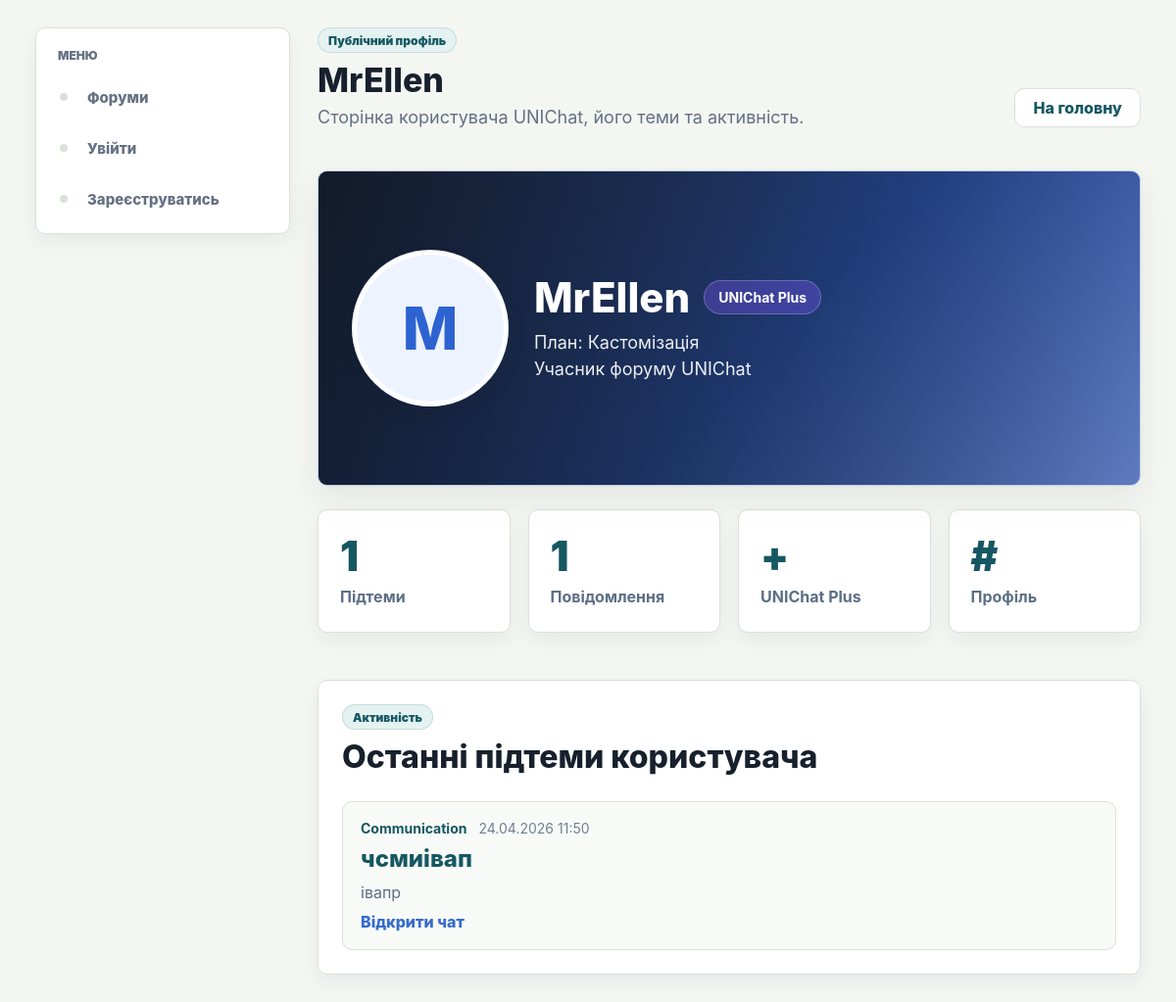
The page /user/MrEllen/ on the database its author committed.
### myapp/models.py (models this page shows, shortened)
class UserProfile(models.Model):
    user = models.OneToOneField(User, on_delete=models.CASCADE, related_name="forum_profile")
    is_plus = models.BooleanField(default=False, verbose_name="UNIChat Plus")
    plus_plan = models.CharField(max_length=150, blank=True, default="", verbose_name="Тариф")
    avatar_url = models.URLField(blank=True, default="", verbose_name="Фото профілю старе")
    live_photo_url = models.URLField(blank=True, default="", verbose_name="Live photo старе")
    avatar_file = models.FileField(
        upload_to="profile/avatars/",
        blank=True,
        null=True,
        verbose_name="Файл фото профілю"
    )
    live_photo_file = models.FileField(
        upload_to="profile/live_photos/",
        blank=True,
        null=True,
        verbose_name="Live background"
    )
    song_file = models.FileField(
        upload_to="profile/songs/",
        blank=True,
        null=True,
        verbose_name="Файл пісні"
    )
    favorite_song = models.CharField(max_length=255, blank=True, default="", verbose_name="Назва пісні")
    updated_at = models.DateTimeField(auto_now=True, verbose_name="Оновлено")
    class Meta:
        verbose_name = "Профіль користувача"
        verbose_name_plural = "Профілі користувачів"

class Post(models.Model):
    category = models.ForeignKey(
        Category,
        on_delete=models.CASCADE,
        related_name="posts",
        verbose_name="Основна тема"
    )
    author = models.ForeignKey(
        User,
        on_delete=models.SET_NULL,
        null=True,
        blank=True,
        related_name="forum_topics",
        verbose_name="Користувач"
    )
    author_name = models.CharField(max_length=100, default="Користувач", verbose_name="Автор")
    title = models.CharField(max_length=200, verbose_name="Назва підтеми")
    content = models.TextField(verbose_name="Опис підтеми")
    avatar_file = models.FileField(
        upload_to="forum/topic_avatars/",
        blank=True,
        null=True,
        verbose_name="Аватарка підтеми"
    )
    created_at = models.DateTimeField(auto_now_add=True, verbose_name="Створено")
    updated_at = models.DateTimeField(auto_now=True, verbose_name="Оновлено")
    class Meta:
        verbose_name = "Підтема"
        verbose_name_plural = "Підтеми"

class Category(models.Model):
    name = models.CharField(max_length=100, verbose_name="Назва")
    description = models.TextField(blank=True, default="", verbose_name="Опис")
    avatar_file = models.FileField(
        upload_to="forum/category_avatars/",
        blank=True,
        null=True,
        verbose_name="Аватарка основної теми"
    )
    created_at = models.DateTimeField(auto_now_add=True, verbose_name="Створено")
    updated_at = models.DateTimeField(auto_now=True, verbose_name="Оновлено")
    class Meta:
        verbose_name = "Категорія форуму"
        verbose_name_plural = "Категорії форуму"

### myapp/views.py (the view, shortened to what this page needs)
# urls.py: path("user/<str:username>/", views.public_profile_view, name="public_profile"),
def public_profile_view(request, username):
    context = get_base_context(request)
    profile_user = get_object_or_404(User, username=username)
    profile, created = UserProfile.objects.get_or_create(user=profile_user)
    friendship_status = None
    user_posts = Post.objects.filter(
        Q(author=profile_user) | Q(author_name=profile_user.username)
    ).distinct()
    user_comments = Comment.objects.filter(
        Q(author=profile_user) | Q(author_name=profile_user.username)
    ).distinct()
    recent_posts = (
        user_posts
        .select_related("category", "author")
        .annotate(comments_total=Count("comments", distinct=True))
        .order_by("-created_at")[:6]
    )
    live_photo_url, live_photo_is_video = get_profile_media_data(profile)
    context.update(
        {
            "title": f"Профіль {profile_user.username}",
            "profile_user": profile_user,
            "profile": profile,
            "posts_count": user_posts.count(),
            "comments_count": user_comments.count(),
            "recent_posts": recent_posts,
            "live_photo_url": live_photo_url,
            "live_photo_is_video": live_photo_is_video,
            "friendship_status": friendship_status,
        }
    )
    return render(request, "myapp/public_profile.html", context)

### myapp/i18n.py (called while the page is built)
def normalize_language(language):
    if language in SUPPORTED_LANGUAGES:
        return language
    return DEFAULT_LANGUAGE

def get_ui_text(language):
    return UI_TEXTS[normalize_language(language)]

### myapp/views.py (called while the page is built, shortened)
def get_base_context(request):
    categories = Category.objects.annotate(
        posts_total=Count("posts", distinct=True)
    ).order_by("name")
    cart_count = 0
    saved_count = 0
    notifications_count = 0
    site_theme = request.session.get("site_theme", "light")
    site_language = request.session.get("site_language", "uk")
    if site_theme not in ["light", "dark"]:
        site_theme = "light"
    if site_language not in ["uk", "en"]:
        site_language = "uk"
    return {
        "categories": categories,
        "cart_count": cart_count,
        "saved_count": saved_count,
        "notifications_count": notifications_count,
        "site_theme": site_theme,
        "site_language": site_language,
        "ui": get_ui_text(site_language),
    }

def get_profile_media_data(profile):
    live_photo_url = ""
    live_photo_is_video = False
    return live_photo_url, live_photo_is_video

### myapp/templates/myapp/public_profile.html (shortened to what this page needs)
{% extends 'myapp/base.html' %}
{% block content %}
<div class="profile-page public-profile-page">
    <div class="profile-header-top public-profile-top">
        <div>
            <span class="profile-section-kicker">Публічний профіль</span>
            <h1 class="profile-page-title">{{ profile_user.username }}</h1>
            <p class="profile-page-subtitle">Сторінка користувача UNIChat, його теми та активність.</p>
        </div>
        <div class="public-profile-actions">
            <a href="{% url 'home' %}" class="profile-home-btn">На головну</a>
        </div>
    </div>
    <section class="profile-hero public-profile-hero">
        <div class="profile-hero-overlay"></div>
        <div class="profile-hero-content">
            <div class="profile-avatar-wrap">
                {% if profile.avatar_file %}
                    <img src="{{ profile.avatar_file.url }}" alt="Аватар {{ profile_user.username }}" class="profile-avatar">
                {% else %}
                    <div class="profile-avatar profile-avatar-placeholder">
                        {{ profile_user.username|slice:":1"|upper }}
                    </div>
                {% endif %}
            </div>
            <div class="profile-user-info">
                <div class="profile-name-row">
                    <h2 class="profile-username">{{ profile_user.username }}</h2>
                    {% if profile.is_plus %}
                        <span class="profile-badge profile-badge-plus">UNIChat Plus</span>
                    {% else %}
                        <span class="profile-badge profile-badge-free">Free</span>
                    {% endif %}
                </div>
                {% if profile.is_plus and profile.plus_plan %}
                    <p class="profile-role">План: {{ profile.plus_plan }}</p>
                {% endif %}
                <p class="profile-role">Учасник форуму UNIChat</p>
            </div>
        </div>
    </section>
    <section class="profile-stats public-profile-stats">
        <div class="profile-stat-card">
            <div class="profile-stat-number">{{ posts_count }}</div>
            <div class="profile-stat-label">Підтеми</div>
        </div>
        <div class="profile-stat-card">
            <div class="profile-stat-number">{{ comments_count }}</div>
            <div class="profile-stat-label">Повідомлення</div>
        </div>
        <div class="profile-stat-card">
            <div class="profile-stat-number">
                {% if profile.is_plus %}+{% else %}-{% endif %}
            </div>
            <div class="profile-stat-label">UNIChat Plus</div>
        </div>
        <div class="profile-stat-card">
            <div class="profile-stat-number">#</div>
            <div class="profile-stat-label">Профіль</div>
        </div>
    </section>
    <section class="profile-card public-posts-card">
        <div class="profile-section-headline">
            <div>
                <span class="profile-section-kicker">Активність</span>
                <h2 class="section-title">Останні підтеми користувача</h2>
            </div>
        </div>
        {% if recent_posts %}
            <div class="recent-posts-list public-posts-list">
                {% for post in recent_posts %}
                    <article class="recent-post-card public-post-card">
                        <div class="topic-meta-top">
                            <a href="{% url 'category_posts' post.category.id %}" class="topic-category">
                                {{ post.category.name }}
                            </a>
                            <span>{{ post.created_at|date:"d.m.Y H:i" }}</span>
                        </div>
                        <h3 class="recent-post-title">{{ post.title }}</h3>
                        <p class="recent-post-text">{{ post.content|truncatechars:160 }}</p>
                        <a href="{% url 'post_detail' post.id %}" class="recent-post-link">
                            Відкрити чат
                        </a>
                    </article>
                {% endfor %}
            </div>
        {% else %}
            <div class="empty-box">Цей користувач ще не створював підтем.</div>
        {% endif %}
    </section>
</div>
{% endblock %}

### rows shown on the page
UserProfile: plus_plan "Кастомізація"
Post: category.name "Communication", created_at "24.04.2026 11:50", title "чсмиівап", content "івапр"

### other values the page prints
{{ ui.menu }} "МЕНЮ"
{{ ui.forums }} "Форуми"
{{ ui.login }} "Увійти"
{{ ui.register }} "Зареєструватись"
{{ profile_user.username }} "MrEllen"
{{ profile_user.username|slice:":1"|upper }} "M"
{{ posts_count }} "1"
{{ comments_count }} "1"
